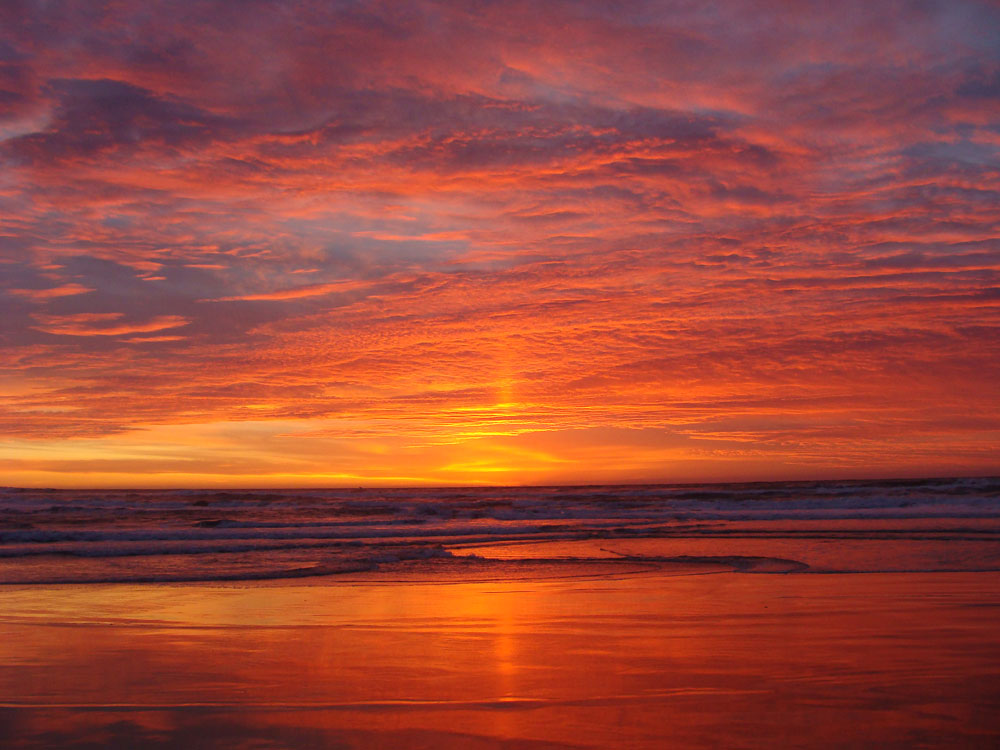
#> input picture color_transfer/images/ocean_sunset.jpg, 1000 x 750 px
$ python example.py --source images/ocean_sunset.jpg --target images/ocean_day.jpg
#> lines starting #> are read from the running program, lines starting #| are printed output that depends on the picture
### color_transfer/color_transfer/__init__.py
# import the necessary packages
import numpy as np
import cv2

def color_transfer(sourceStat, target, clip=True, preserve_paper=True):
	"""
	Transfers the color distribution from the source to the target
	image using the mean and standard deviations of the L*a*b*
	color space.

	This implementation is (loosely) based on to the "Color Transfer
	between Images" paper by Reinhard et al., 2001.

	Parameters:
	-------
	source: NumPy array
		OpenCV image in BGR color space (the source image)
	target: NumPy array
		OpenCV image in BGR color space (the target image)
	clip: Should components of L*a*b* image be scaled by np.clip before
		converting back to BGR color space?
		If False then components will be min-max scaled appropriately.
		Clipping will keep target image brightness truer to the input.
		Scaling will adjust image brightness to avoid washed out portions
		in the resulting color transfer that can be caused by clipping.
	preserve_paper: Should color transfer strictly follow methodology
		layed out in original paper? The method does not always produce
		aesthetically pleasing results.
		If False then L*a*b* components will scaled using the reciprocal of
		the scaling factor proposed in the paper.  This method seems to produce
		more consistently aesthetically pleasing results

	Returns:
	-------
	transfer: NumPy array
		OpenCV image (w, h, 3) NumPy array (uint8)
	"""
	# convert the images from the RGB to L*ab* color space, being
	# sure to utilizing the floating point data type (note: OpenCV
	# expects floats to be 32-bit, so use that instead of 64-bit)
	#source = cv2.cvtColor(source, cv2.COLOR_BGR2LAB).astype("float32")
	target = cv2.cvtColor(target, cv2.COLOR_BGR2LAB).astype("float32")

	# compute color statistics for the source and target images
	(lMeanSrc, lStdSrc, aMeanSrc, aStdSrc, bMeanSrc, bStdSrc) = sourceStat
	(lMeanTar, lStdTar, aMeanTar, aStdTar, bMeanTar, bStdTar) = image_stats(target)

	# subtract the means from the target image
	(l, a, b) = cv2.split(target)
	l -= lMeanTar
	a -= aMeanTar
	b -= bMeanTar

	if preserve_paper:
		# scale by the standard deviations using paper proposed factor
		l = (lStdTar / lStdSrc) * l
		a = (aStdTar / aStdSrc) * a
		b = (bStdTar / bStdSrc) * b
	else:
		# scale by the standard deviations using reciprocal of paper proposed factor
		l = (lStdSrc / lStdTar) * l
		a = (aStdSrc / aStdTar) * a
		b = (bStdSrc / bStdTar) * b

	# add in the source mean
	l += lMeanSrc
	a += aMeanSrc
	b += bMeanSrc

	# clip/scale the pixel intensities to [0, 255] if they fall
	# outside this range
	l = _scale_array(l, clip=clip)
	a = _scale_array(a, clip=clip)
	b = _scale_array(b, clip=clip)

	# merge the channels together and convert back to the RGB color
	# space, being sure to utilize the 8-bit unsigned integer data
	# type
	transfer = cv2.merge([l, a, b])
	transfer = cv2.cvtColor(transfer.astype("uint8"), cv2.COLOR_LAB2BGR)

	# return the color transferred image
	return transfer

# [73 lines left out: functions image_stats, _min_max_scale, _scale_array, not called in this run]

### color_transfer/example.py
# USAGE
# python example.py --source images/ocean_sunset.jpg --target images/ocean_day.jpg

# import the necessary packages
from color_transfer import color_transfer
import numpy as np
import argparse
import cv2

def show_image(title, image, width = 300):
	# resize the image to have a constant width, just to
	# make displaying the images take up less screen real
	# estate
	r = width / float(image.shape[1])
	dim = (width, int(image.shape[0] * r))
	resized = cv2.resize(image, dim, interpolation = cv2.INTER_AREA)

	# show the resized image
	cv2.imshow(title, resized)

def str2bool(v):
    if v.lower() in ('yes', 'true', 't', 'y', '1'):
        return True
    elif v.lower() in ('no', 'false', 'f', 'n', '0'):
        return False
    else:
        raise argparse.ArgumentTypeError('Boolean value expected.')

# construct the argument parser and parse the arguments
ap = argparse.ArgumentParser()
ap.add_argument("-s", "--source", required = True,
	help = "Path to the source image")
ap.add_argument("-t", "--target", required = True,
	help = "Path to the target image")
ap.add_argument("-c", "--clip", type = str2bool, default = 't',
	help = "Should np.clip scale L*a*b* values before final conversion to BGR? "
		   "Approptiate min-max scaling used if False.")
ap.add_argument("-p", "--preservePaper", type = str2bool, default = 't',
	help = "Should color transfer strictly follow methodology layed out in original paper?")
ap.add_argument("-o", "--output", help = "Path to the output image (optional)")
args = vars(ap.parse_args())

# load the images
source = cv2.imread(args["source"])
#> source is the input picture: shape (750, 1000, 3); mean B, G, R 57, 70.1, 152.7
target = cv2.imread(args["target"])
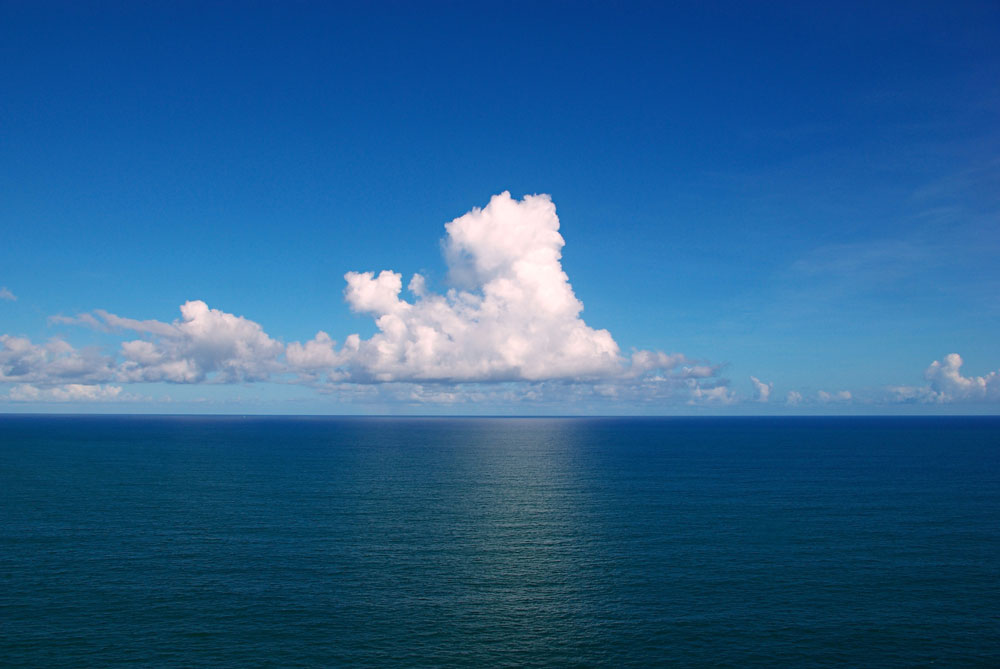
#> input picture color_transfer/images/ocean_day.jpg, 1000 x 669 px
#> target is the input picture: shape (669, 1000, 3); mean B, G, R 143.2, 96.6, 41.3

# transfer the color distribution from the source image
# to the target image
transfer = color_transfer(source, target, clip=args["clip"], preserve_paper=args["preservePaper"])
#> in color_transfer, `target = cv2.cvtColor(target, cv2.COLOR_BGR2LAB).astype("float32")`:
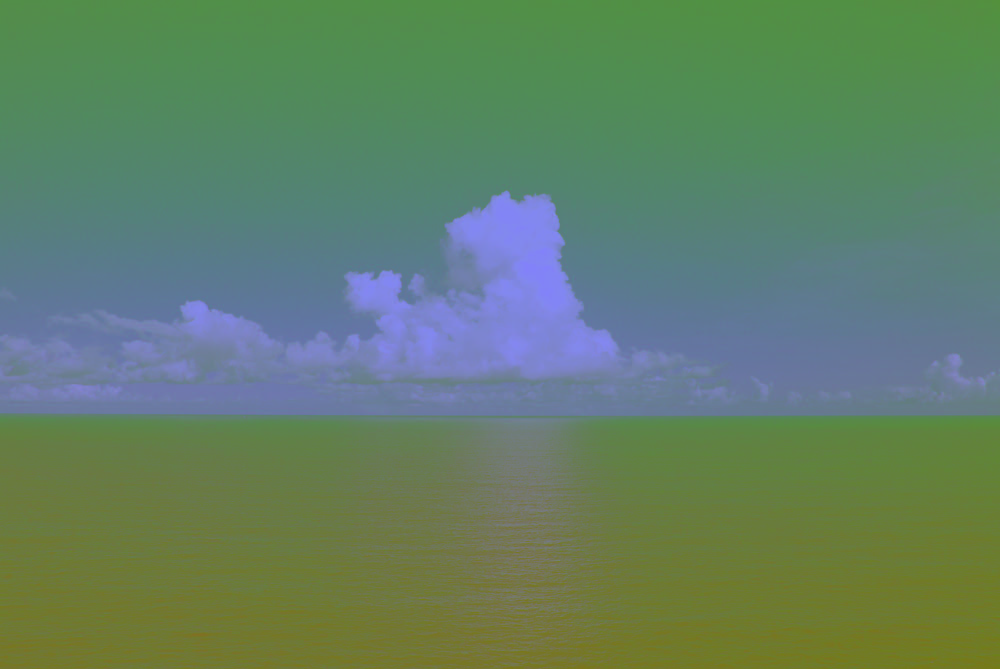
#> target: shape (669, 1000, 3) float32; mean of channels 0, 1, 2 100.5, 128.5, 97.7; drawn as B, G, R
#> (the run stopped early here; a loop or call above may not have finished)
